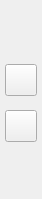
<?xml version="1.0" encoding="UTF-8"?>
<ui version="4.0">
 <class>AvatarBarWidgetUi</class>
 <widget class="QWidget" name="AvatarBarWidgetUi">
  <property name="geometry">
   <rect>
    <x>0</x>
    <y>0</y>
    <width>42</width>
    <height>199</height>
   </rect>
  </property>
  <property name="sizePolicy">
   <sizepolicy hsizetype="Preferred" vsizetype="Expanding">
    <horstretch>0</horstretch>
    <verstretch>0</verstretch>
   </sizepolicy>
  </property>
  <property name="minimumSize">
   <size>
    <width>0</width>
    <height>0</height>
   </size>
  </property>
  <property name="maximumSize">
   <size>
    <width>16777215</width>
    <height>16777215</height>
   </size>
  </property>
  <property name="windowTitle">
   <string>Form</string>
  </property>
  <property name="styleSheet">
   <string notr="true"/>
  </property>
  <layout class="QVBoxLayout" name="verticalLayout">
   <property name="spacing">
    <number>0</number>
   </property>
   <property name="sizeConstraint">
    <enum>QLayout::SetMinimumSize</enum>
   </property>
   <property name="leftMargin">
    <number>5</number>
   </property>
   <property name="topMargin">
    <number>0</number>
   </property>
   <property name="rightMargin">
    <number>5</number>
   </property>
   <property name="bottomMargin">
    <number>0</number>
   </property>
   <item>
    <widget class="VxAvatarImage" name="m_Avatar">
     <property name="sizePolicy">
      <sizepolicy hsizetype="Preferred" vsizetype="Fixed">
       <horstretch>0</horstretch>
       <verstretch>0</verstretch>
      </sizepolicy>
     </property>
     <property name="minimumSize">
      <size>
       <width>32</width>
       <height>32</height>
      </size>
     </property>
     <property name="maximumSize">
      <size>
       <width>32</width>
       <height>32</height>
      </size>
     </property>
     <property name="text">
      <string notr="true"/>
     </property>
     <property name="alignment">
      <set>Qt::AlignCenter</set>
     </property>
    </widget>
   </item>
   <item>
    <widget class="VxSpinProgress" name="m_ProgressSpinner">
     <property name="sizePolicy">
      <sizepolicy hsizetype="Preferred" vsizetype="Fixed">
       <horstretch>0</horstretch>
       <verstretch>0</verstretch>
      </sizepolicy>
     </property>
     <property name="minimumSize">
      <size>
       <width>32</width>
       <height>32</height>
      </size>
     </property>
     <property name="maximumSize">
      <size>
       <width>32</width>
       <height>32</height>
      </size>
     </property>
     <property name="text">
      <string notr="true"/>
     </property>
     <property name="alignment">
      <set>Qt::AlignCenter</set>
     </property>
    </widget>
   </item>
   <item>
    <widget class="VxPushButton" name="m_ShredButton">
     <property name="sizePolicy">
      <sizepolicy hsizetype="Fixed" vsizetype="Fixed">
       <horstretch>0</horstretch>
       <verstretch>0</verstretch>
      </sizepolicy>
     </property>
     <property name="minimumSize">
      <size>
       <width>32</width>
       <height>32</height>
      </size>
     </property>
     <property name="maximumSize">
      <size>
       <width>32</width>
       <height>32</height>
      </size>
     </property>
     <property name="text">
      <string/>
     </property>
     <property name="iconSize">
      <size>
       <width>32</width>
       <height>32</height>
      </size>
     </property>
    </widget>
   </item>
   <item>
    <widget class="QLabel" name="m_TimeLabel">
     <property name="text">
      <string notr="true"/>
     </property>
     <property name="alignment">
      <set>Qt::AlignCenter</set>
     </property>
    </widget>
   </item>
   <item>
    <widget class="QPushButton" name="m_ResendButton">
     <property name="sizePolicy">
      <sizepolicy hsizetype="Fixed" vsizetype="Fixed">
       <horstretch>0</horstretch>
       <verstretch>0</verstretch>
      </sizepolicy>
     </property>
     <property name="minimumSize">
      <size>
       <width>32</width>
       <height>32</height>
      </size>
     </property>
     <property name="maximumSize">
      <size>
       <width>32</width>
       <height>32</height>
      </size>
     </property>
     <property name="text">
      <string notr="true"/>
     </property>
     <property name="iconSize">
      <size>
       <width>32</width>
       <height>32</height>
      </size>
     </property>
    </widget>
   </item>
   <item>
    <spacer name="verticalSpacer">
     <property name="orientation">
      <enum>Qt::Vertical</enum>
     </property>
     <property name="sizeHint" stdset="0">
      <size>
       <width>20</width>
       <height>2</height>
      </size>
     </property>
    </spacer>
   </item>
  </layout>
 </widget>
 <customwidgets>
  <customwidget>
   <class>VxPushButton</class>
   <extends>QPushButton</extends>
   <header>VxPushButton.h</header>
  </customwidget>
  <customwidget>
   <class>VxAvatarImage</class>
   <extends>QLabel</extends>
   <header>VxAvatarImage.h</header>
  </customwidget>
  <customwidget>
   <class>VxSpinProgress</class>
   <extends>QLabel</extends>
   <header>VxSpinProgress.h</header>
  </customwidget>
 </customwidgets>
 <resources/>
 <connections/>
</ui>
